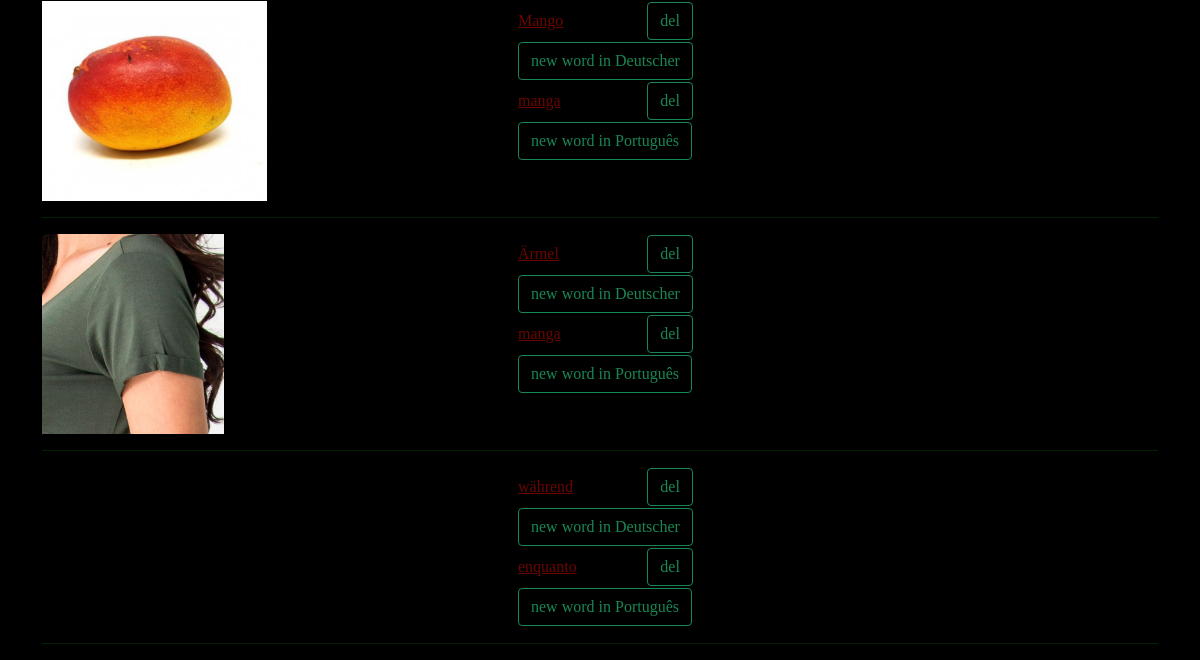
Page /vocabulary/vocabularylist (signed in, lower part) on the earlier database version.
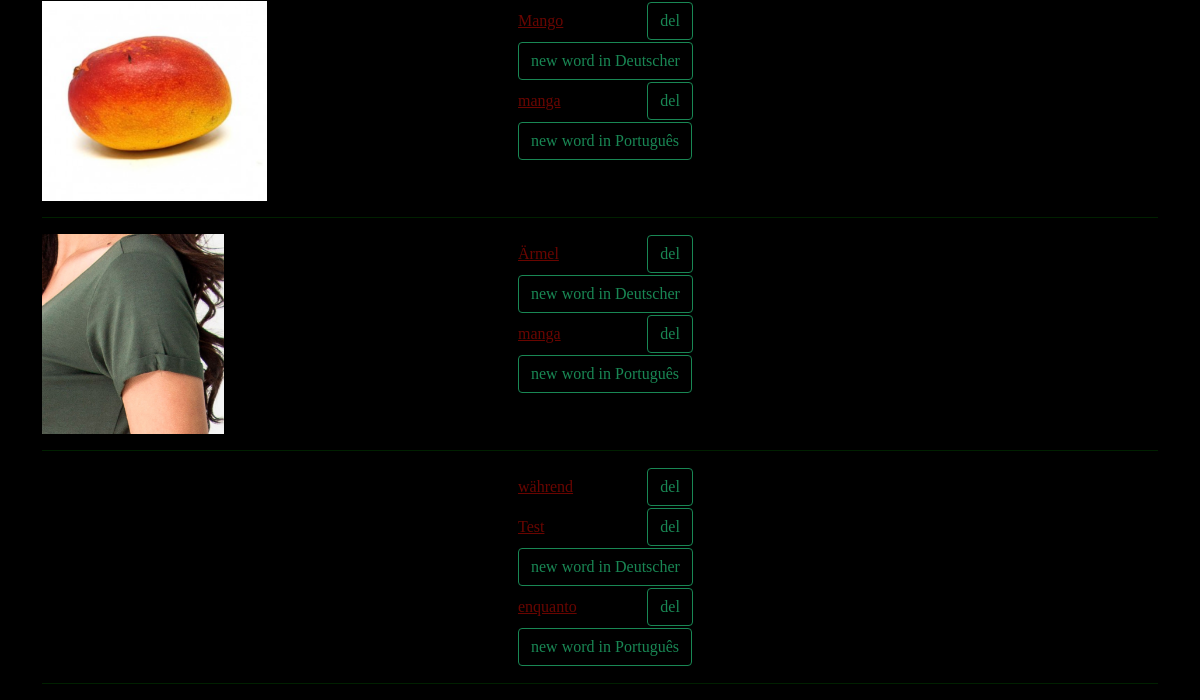
Same page on the later database version.
### vocabulary/models.py (models this page shows, shortened)
class Image (models.Model):
    user   = models.ForeignKey(settings.AUTH_USER_MODEL, verbose_name='Usuário', on_delete=models.CASCADE)
    image  = models.ImageField('Image', upload_to='images/', max_length=500, null=True, blank=True)
    created = models.DateTimeField('Created', auto_now_add=True)
    modified = models.DateTimeField('Modified', auto_now=True)
    class Meta:
        verbose_name        = 'Image'
        verbose_name_plural = 'Images'
    def get_image_url(self):
        try:
            return self.image.url
        except ValueError:
            return ""
        except ApiError as e:
            traceback.print_exc()
            return "/static/images/generic-avatar.png"
    def ImageTargetWords(self):
        language = Default.objects.get(user=self.user).target_language
        imageWords = ImageWord.objects.filter(user=self.user, image=self, word__language=language)
        return imageWords
    def ImageNativeWords(self):
        language = Default.objects.get(user=self.user).native_language
        imageWords = ImageWord.objects.filter(user=self.user, image=self, word__language=language)
        return imageWords

class ImageWord(models.Model):
    user  = models.ForeignKey(settings.AUTH_USER_MODEL, verbose_name='Usuário', on_delete=models.CASCADE)
    word  = models.ForeignKey(Word, verbose_name = 'Word', on_delete=models.CASCADE)
    image = models.ForeignKey(Image, verbose_name = 'Image', on_delete=models.CASCADE)
    class Meta:
        verbose_name        = 'WordImage'
        verbose_name_plural = 'WordsImages'
        unique_together     = ['user', 'word', 'image']

class Word(models.Model):
    user      = models.ForeignKey(settings.AUTH_USER_MODEL, verbose_name='Usuário', on_delete=models.CASCADE)
    language  = models.ForeignKey(Language, verbose_name='Language', on_delete=models.CASCADE, blank=True, null=True)
    word      = models.CharField('Word', max_length=200)
    article   = models.CharField('Article', max_length=10, blank=True, null=True)
    sentence  = models.CharField('Sentence', max_length=1000, blank=True, null=True)
    created = models.DateTimeField('Created', auto_now_add=True)
    modified = models.DateTimeField('Modified', auto_now=True)
    class Meta:
        verbose_name        = 'Word'
        verbose_name_plural = 'Words'
        unique_together = ['user', 'word', 'language']
    def __str__(self):
        return self.word

class Default(models.Model):
    user   = models.ForeignKey(settings.AUTH_USER_MODEL, verbose_name='Usuário', on_delete=models.CASCADE, unique=True)
    target_language = models.ForeignKey(Language, verbose_name='Target Language', related_name = 'target_language_id', on_delete=models.CASCADE, blank=True, null=True)
    native_language = models.ForeignKey(Language, verbose_name='Native Language', related_name = 'native_language_id', on_delete=models.CASCADE, blank=True, null=True)
    created = models.DateTimeField('Created', auto_now_add=True, null=True)
    modified = models.DateTimeField('Modified', auto_now=True, null=True)
    class Meta:
        verbose_name        = 'Default'
        verbose_name_plural = 'Defaults'

class Language (models.Model):
    name = models.CharField('name', max_length=500, unique = True)
    created = models.DateTimeField('Created', auto_now_add=True, null=True)
    modified = models.DateTimeField('Modified', auto_now=True, null=True)
    class Meta:
        verbose_name        = 'Language'
        verbose_name_plural = 'Languages'
    def __str__(self):
        return self.name

### vocabulary/views.py (the view)
# urls.py: path('vocabularylist', VocabularyListView.as_view(),name='vocabularylist'),
class VocabularyListView(LoginRequiredMixin, ListView, VocabularyBase):
    template_name = 'vocabulary/vocabulary_list.html'
    def get_queryset(self):
        self.loadBase(self.request)
        queryset = Image.objects.filter(user = self.request.user)
        return queryset
    def get_context_data(self, **kwargs):
        context = self.setDefaultContext(self.request, super(self.__class__, self).get_context_data(**kwargs))
        return context

### vocabulary/views.py (called while the page is built)
    def loadBase(self, request):
        if (not hasattr(self, 'default') or not hasattr(self, 'nativeWords') or not hasattr(self, 'targetWords')):
            self.default = Default.objects.get(user = self.request.user)
            self.nativeWords = Word.objects.filter(user = self.request.user, language = self.default.native_language)
            self.targetWords = Word.objects.filter(user = self.request.user, language = self.default.target_language)

    def setDefaultContext(self, request, context):
        self.loadBase(request);
        context['default']     = self.default
        context['nativeWords'] = self.nativeWords
        context['targetWords'] = self.targetWords
        return context;

### vocabulary/templates/vocabulary/vocabulary_list.html (shortened to what this page needs)
{% extends 'vocabulary/base.html' %}
{% load widget_tweaks %}
{% block vocabulary %}
  {% for item in object_list %}
    <div class="row">
      <div class="col-5">
        <a href="{% url 'vocabulary:updateimage' item.pk %}"><img src="{{ item.get_image_url }}" alt="{{ item.get_image_url }}" class="img_panel"></a>
      </div>
      <div class="col-7">
        <table>
          {% for imageWord in item.ImageTargetWords %}
            <tr>
              <td><a href="{% url 'vocabulary:update' imageWord.word.pk %}">{{imageWord.word}}</a></td>
              <td style="float: right;"><a class="btn btn-outline-success" href="{% url 'vocabulary:delete' imageWord.word.pk%}">del</a></td>
            </tr>
          {% endfor %}
          <tr>
            <td colspan="2"><a class="btn btn-outline-success" href="{% url 'vocabulary:new' item.pk 'target' %}">new word in {{default.target_language}}</a></td>
          </tr>
          {% for imageWord in item.ImageNativeWords %}
            <tr>
              <td><a href="{% url 'vocabulary:update' imageWord.word.pk%}">{{imageWord.word}}</a></td>
              <td style="float: right;"><a class="btn btn-outline-success" href="{% url 'vocabulary:delete' imageWord.word.pk%}">del</a></td>
            </tr>
          {% endfor %}
          <tr>
            <td colspan="2"><a class="btn btn-outline-success" href="{% url 'vocabulary:new' item.pk 'native' %}">new word in {{default.native_language}}</a></td>
          </tr>
        </table>
      </div>
    </div>
    <div class="row">
      <div class="col-12">
        <hr>
      </div>
    </div>
  {% endfor %}
{% endblock %}

Differences in the rows shown:
added ImageWord: word "Test", shown under Image (number 3 of 3 on the later page)
